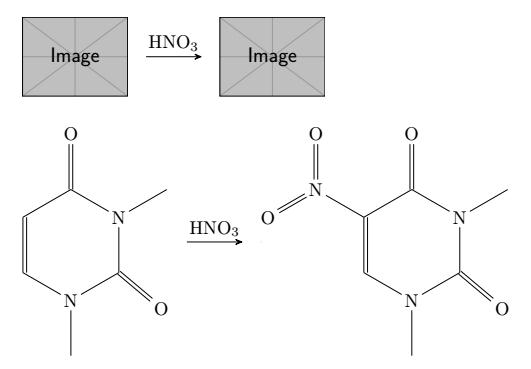
#> input picture data/test_images/kimya.png, 531 x 369 px, found by its file name
$ python lines.py
#> lines starting #> are read from the running program, lines starting #| are printed output that depends on the picture; after the words box and inside, x2 and y2 are one past the last pixel; in counts of white or black regions, pixels touching at a corner belong together
import cv2
import numpy as np
import matplotlib.pyplot as plt

# Görüntüyü yükle
image = cv2.imread("/Users/alpates/Desktop/INSA_LYON/Duffner1/Stage_LIRIS_INRAE/arrowDetection/data/test_images/kimya.png")
#> image is the input picture: shape (369, 531, 3); min 0, max 255, mean 244.9
gray = cv2.cvtColor(image, cv2.COLOR_BGR2GRAY)  # Gri tonlamaya dönüştür

# Kenar tespiti (Canny Edge Detection)
edges = cv2.Canny(gray, 50, 150, apertureSize=3)
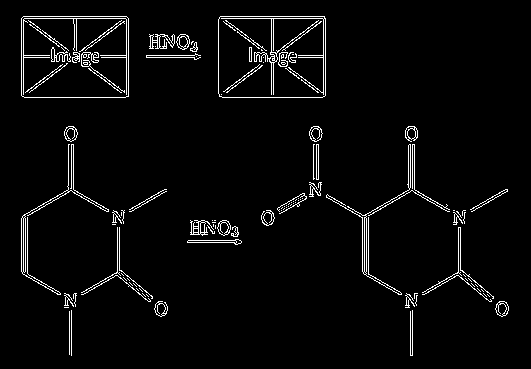
#> edges: shape (369, 531); 3.5% white in thin lines or dots, all inside (x1, y1, x2, y2) = (21, 16, 509, 356)

# Hough Transform ile çizgi tespiti
lines = cv2.HoughLines(edges, 1, np.pi/180, 180)
#> lines = [[16, 1.57], [18, 1.57], [97, 1.57], [57, 1.57]]

# Çizgileri çiz
if lines is not None:
    for rho, theta in lines[:, 0]:
        a = np.cos(theta)
        b = np.sin(theta)
        x0 = a * rho
        y0 = b * rho
        x1 = int(x0 + 1000 * (-b))
        y1 = int(y0 + 1000 * (a))
        x2 = int(x0 - 1000 * (-b))
        y2 = int(y0 - 1000 * (a))
        cv2.line(image, (x1, y1), (x2, y2), (0, 0, 255), 2)  # Kırmızı çizgiler
#> this loop made 4 passes
#> (rho, x0, y0, y1, y2) on passes 1 to 4: (16, -6.99e-07, 16, 15, 16), (18, -7.87e-07, 18, 17, 18), (97, -4.24e-06, 97, 96, 97), (57, -2.49e-06, 57, 56, 57)
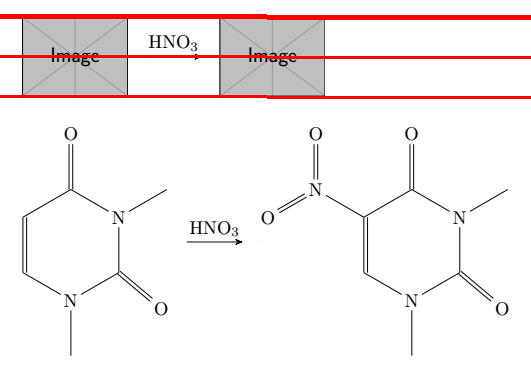
#> image: shape (369, 531, 3); 2.98% of pixels changed, all inside (x1, y1, x2, y2) = (0, 14, 531, 99)

# Görüntüyü göster
plt.figure(figsize=(10, 10))
plt.imshow(cv2.cvtColor(image, cv2.COLOR_BGR2RGB))
plt.title("Detected Lines")
plt.axis("off")
plt.show()

$ run again, with data/test_images/image2.jpg saved as data/test_images/kimya.png
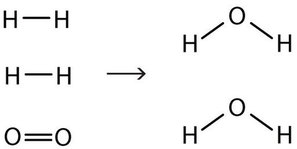
#> input picture data/test_images/image2.jpg, 297 x 149 px, found by its file name
#> image is the input picture: shape (149, 297, 3); mean B, G, R 244.6, 244.6, 244.6
#> `edges = cv2.Canny(gray, 50, 150, apertureSize=3)`:
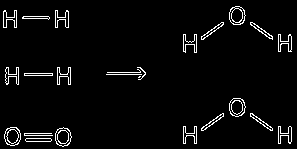
#> edges: shape (149, 297); 3.8% white in thin lines or dots
#> lines = None
